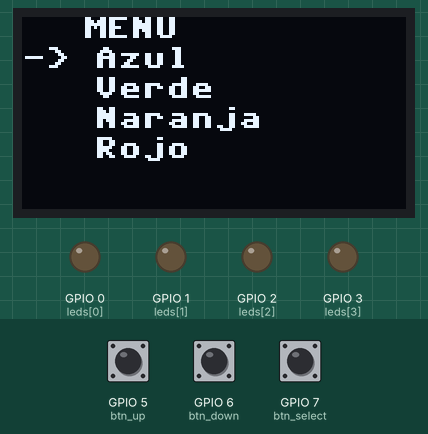
This program was run on a simulated ESP32 board running MicroPython. Parts: 128×64 one-colour display, output pins drawn as LEDs (lit = HIGH). Inputs (shaded band) come from the test bench; at power-on: GPIO 5 (btn_up) HIGH, GPIO 7 (btn_select) HIGH, GPIO 6 (btn_down) HIGH.

Above: at 1.2 s.
1.3 s: GPIO 5 (btn_up) pulled LOW for 0.15 s
At 2.3 s:
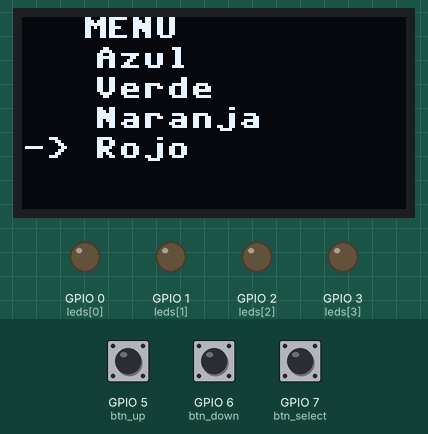
2.9 s: GPIO 5 (btn_up) pulled LOW for 1 s
At 3.3 s:
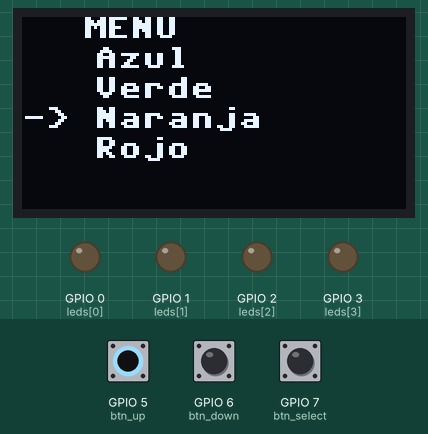
5.4 s: GPIO 5 (btn_up) pulled LOW for 0.15 s
At 6.1 s:
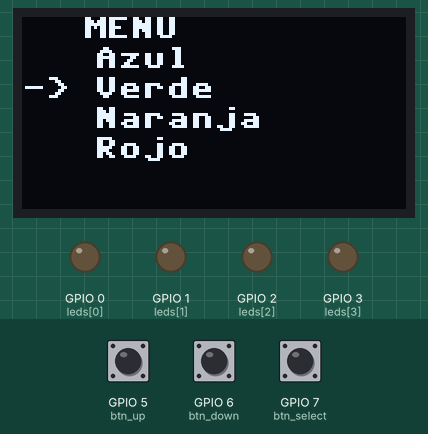
7.0 s: GPIO 7 (btn_select) pulled LOW for 0.15 s
At 8.2 s:
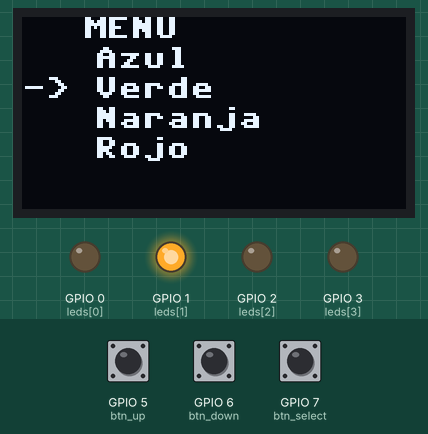
8.6 s: GPIO 6 (btn_down) pulled LOW for 0.15 s
At 9.3 s:
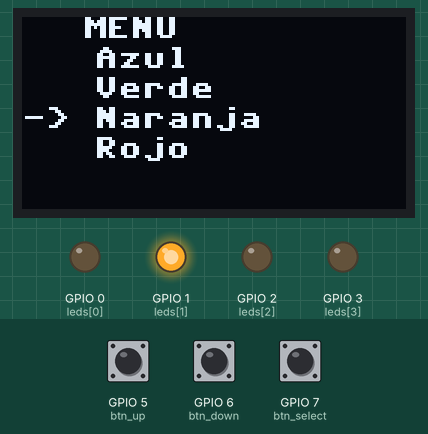
10.2 s: GPIO 7 (btn_select) pulled LOW for 1 s
At 11.5 s:
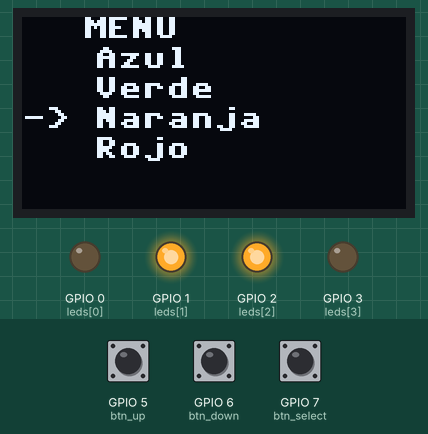
Timing chart, 0 to 13.2 s (numbered marks = the images above; inputs shaded):
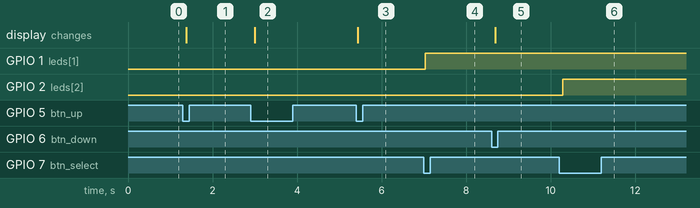

Measured:
- after the input at 1.3 s, the display: changes after 0.08 s (image 1)
- after the input at 2.9 s, the display: changes after 0.10 s (image 2)
- after the input at 5.4 s, the display: changes at once (image 3)
- after the input at 7.0 s, GPIO 1 (leds[1]): LOW → HIGH at once
- after the input at 8.6 s, the display: changes after 0.08 s (image 5)
- after the input at 10.2 s, GPIO 2 (leds[2]): LOW → HIGH after 0.09 s

The program:

menu_leds.py
```python
from machine import Pin, I2C
import ssd1306
import time

# OLED
i2c = I2C(0, scl=Pin(9), sda=Pin(8))
oled = ssd1306.SSD1306_I2C(128, 64, i2c)

# LEDs
leds = [Pin(0, Pin.OUT), Pin(1, Pin.OUT), Pin(2, Pin.OUT),Pin(3, Pin.OUT)]
estados = [False, False, False,False]

# Botones: arriba, abajo, seleccionar
btn_up = Pin(5, Pin.IN, Pin.PULL_UP)
btn_down = Pin(6, Pin.IN, Pin.PULL_UP)
btn_select = Pin(7, Pin.IN, Pin.PULL_UP)

menu = ["Azul", "Verde", "Naranja", "Rojo",]
indice = 0

def mostrar_menu():
    oled.fill(0)
    oled.text("MENU", 20,0)
    for i in range(len(menu)):
        prefijo = "-> " if i == indice else "   "
        oled.text(prefijo + menu[i], 0, 10 + i * 10)

    oled.show()

# Estados anteriores para flanco
ultimo_up = 1
ultimo_down = 1
ultimo_sel = 1
mostrar_menu()  # Mostrar menú al iniciar
while True:

    act_up = btn_up.value()
    act_down = btn_down.value()
    act_sel = btn_select.value()

    if ultimo_up == 1 and act_up == 0:
        indice = (indice - 1) % len(menu)
        mostrar_menu()


    if ultimo_down == 1 and act_down == 0:
        indice = (indice + 1) % len(menu)
        mostrar_menu()

    if ultimo_sel == 1 and act_sel == 0:
        estados[indice] = not estados[indice]
        leds[indice].value(estados[indice])
        mostrar_menu()

    ultimo_up = act_up
    ultimo_down = act_down
    ultimo_sel = act_sel
    time.sleep(0.1)
```
